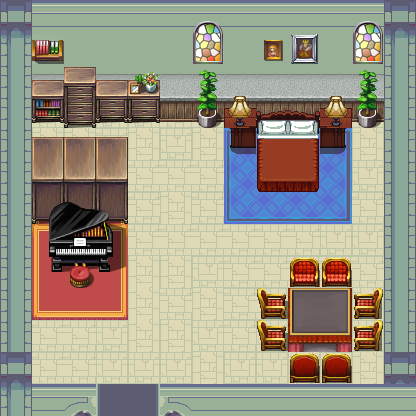

A level layout from a 2D game, rendered from its tile map. Below: a short description, then the map file with tile-grid data replaced by summaries:
An orthogonal 13x13 tile map with 32x32 px tiles, 6 tile layers (floor, back bench, piano/bed/table, cupboard, ...), 6 tilesets and 10 objects (player, exit, piano).

<map version="1.0" orientation="orthogonal" width="13" height="13" tilewidth="32" tileheight="32">
 <properties>
  <property name="background_color" value="black" />
 </properties>
 <tileset firstgid="1" name="atlas_build" tilewidth="32" tileheight="32">
  <image source="../img/atlas_build.png" width="1024" height="1024" />
 </tileset>
 <tileset firstgid="1025" name="atlas_obj_misk" tilewidth="32" tileheight="32">
  <image source="../img/atlas_obj_misk.png" width="1024" height="1024" />
 </tileset>
 <tileset firstgid="2049" name="tiff_d" tilewidth="32" tileheight="32">
  <image source="../img/tiff_d.png" width="512" height="512" />
 </tileset>
 <tileset firstgid="2305" name="tile_a5" tilewidth="32" tileheight="32">
  <image source="../img/tile_a5.png" width="256" height="512" />
 </tileset>
 <tileset firstgid="2433" name="dark_library_stuff" tilewidth="32" tileheight="32">
  <image source="../img/dark_library_stuff.png" width="324" height="400" />
 </tileset>
 <tileset firstgid="2553" name="castlefloors" tilewidth="32" tileheight="32">
  <image source="../img/castlefloors.png" width="320" height="320" />
 </tileset>
 <layer name="floor" width="13" height="13">
  <data>[169 cells, 169 non-empty, 31 distinct tile ids]</data>
 </layer>
 <layer name="back bench" width="13" height="13">
  <data>[169 cells, 20 non-empty, 2 distinct tile ids]</data>
 </layer>
 <layer name="piano/bed/table" width="13" height="13">
  <data>[169 cells, 16 non-empty, 14 distinct tile ids]</data>
 </layer>
 <layer name="cupboard" width="13" height="13">
  <data>[169 cells, 26 non-empty, 16 distinct tile ids]</data>
 </layer>
 <layer name="lamps" width="13" height="13">
  <data>[169 cells, 16 non-empty, 13 distinct tile ids]</data>
 </layer>
 <objectgroup name="objects" width="13" height="13">
  <object name="player" x="114" y="343" width="32" height="32">
   <properties>
    <property name="compose" value="[{&quot;name&quot;:&quot;shadow&quot;,&quot;class&quot;:&quot;game.Shadow&quot;,&quot;image&quot;:&quot;char_shadow&quot;,&quot;spritewidth&quot;:18,&quot;spriteheight&quot;:9},{&quot;name&quot;:&quot;player&quot;},{&quot;name&quot;:&quot;eyes&quot;,&quot;class&quot;:&quot;game.BlinkingEyes&quot;,&quot;image&quot;:&quot;player_eyes&quot;,&quot;spritewidth&quot;:17,&quot;spriteheight&quot;:6,&quot;offsetx&quot;:6,&quot;offsety&quot;:18}]" />
    <property name="image" value="player" />
    <property name="spriteheight" value="36" />
    <property name="spritewidth" value="31" />
   </properties>
  </object>
  <object name="exit" x="100" y="395" width="59" height="22">
   <properties>
    <property name="dir" value="down" />
    <property name="fade" value="black" />
    <property name="location" value="128, 160" />
    <property name="to" value="castle_hallway" />
   </properties>
  </object>
  <object name="piano" x="77" y="248" width="32" height="32">
   <properties>
    <property name="image" value="blank" />
    <property name="music" value="nyan_cat_on_piano" />
   </properties>
  </object>
 </objectgroup>
 <layer name="overlays" width="13" height="13">
  <data>[169 cells, 3 non-empty, 1 distinct tile ids]</data>
 </layer>
 <objectgroup name="collision" width="13" height="13">
  <object x="389" y="130">
   <polyline points="0,0 -37,-1 -37,17 -69,17 -69,62 -134,63 -134,19 -166,18 -166,0 -166,-8 -356,-7 -356,33" />
  </object>
  <object x="290" y="290">
   <polyline points="0,0 0,45 60,44 60,-3 1,-2" />
  </object>
  <object x="35" y="386">
   <polyline points="0,0 67,0 67,50" />
  </object>
  <object x="35" y="164">
   <polyline points="0,0 92,0 91,60 76,60" />
  </object>
  <object x="33" y="253">
   <polyline points="0,0 0,135" />
  </object>
  <object x="35" y="270">
   <polyline points="0,0 26,0 26,-14 66,-14 65,-1 76,-1 76,-45" />
  </object>
  <object x="383" y="124">
   <polyline points="0,0 1,262 -224,262 -224,311" />
  </object>
 </objectgroup>
</map>
